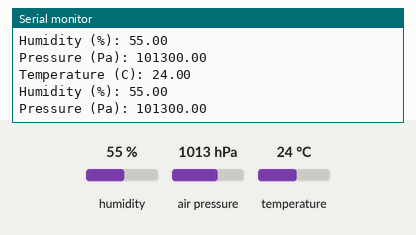
The sketch below on a simulated Arduino Uno, built with avr-gcc and run on an emulated ATmega328P. On the bench: the last lines printed to the serial monitor. Inputs (shaded band) come from the test bench; at power-on: humidity 55 %, air pressure 1013 hPa, temperature 24 °C.

Above: at 4.8 s.
4.9 s: humidity set to 22 %
At 7.3 s:
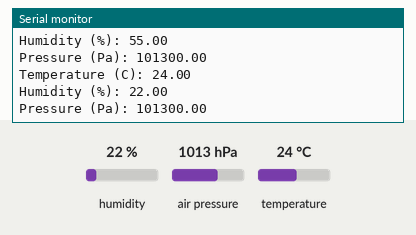
7.9 s: air pressure set to 952 hPa
At 9.2 s:
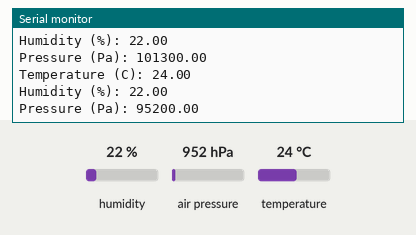
10.9 s: temperature set to 12 °C
At 12.9 s:
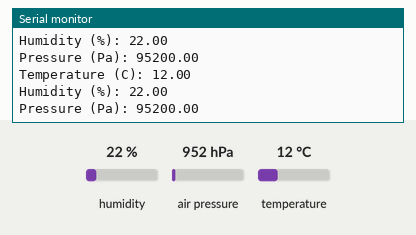

Measured:
- after the input at 4.9 s, the serial monitor: prints a new line after 1.1 s (image 1)
- after the input at 7.9 s, the serial monitor: prints a new line after 0.18 s (image 2)
- after the input at 10.9 s, the serial monitor: prints a new line after 1.2 s (image 3)

The sketch:

sparkfun.ino
```cpp
#include <SparkFunBME280.h>

BME280 sensor; // Create an instance of the BME280 sensor

void setup()
{
    Serial.begin(9600);
    if (!sensor.begin())
    {
        Serial.println("Could not find a valid BME280 sensor, check wiring!");
        while (1)
            ;
    }
}

void loop()
{
    delay(2000);
    float tempC = sensor.readTempC();
    float humidity = sensor.readFloatHumidity();
    float pressurePa = sensor.readFloatPressure();

    Serial.print("Temperature (C): ");
    Serial.println(tempC, 2);
    Serial.print("Humidity (%): ");
    Serial.println(humidity, 2);
    Serial.print("Pressure (Pa): ");
    Serial.println(pressurePa, 2);
}
```
